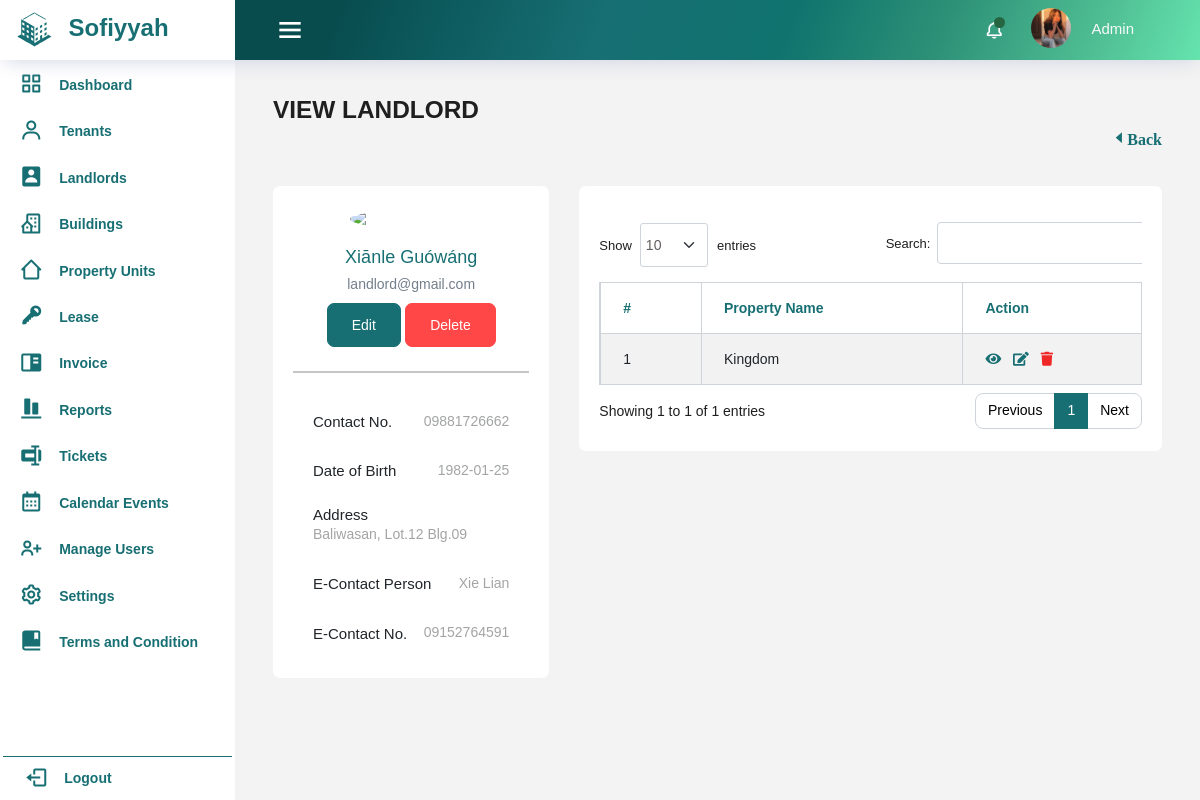
Page /landlord/view_landlord.php?id=1 (signed in) on the committed database.
### tables this page shows
CREATE TABLE IF NOT EXISTS `landlord` (
  `id` int(11) NOT NULL AUTO_INCREMENT,
  `first_name` varchar(50) NOT NULL,
  `middle_name` varchar(50) DEFAULT NULL,
  `last_name` varchar(50) NOT NULL,
  `date_of_birth` date NOT NULL,
  `email` varchar(100) NOT NULL,
  `contact_no` varchar(20) NOT NULL,
  `address` varchar(200) NOT NULL,
  `region` varchar(100) NOT NULL,
  `provinces` varchar(100) NOT NULL,
  `city` varchar(100) NOT NULL,
  `identification_document` varchar(100) NOT NULL,
  `emergency_contact_person` varchar(100) NOT NULL,
  `emergency_contact_number` varchar(20) NOT NULL,
  PRIMARY KEY (`id`)
);

CREATE TABLE IF NOT EXISTS `properties` (
  `id` int(11) NOT NULL AUTO_INCREMENT,
  `property_name` varchar(100) NOT NULL,
  `property_description` text NOT NULL,
  `num_of_floors` int(50) NOT NULL,
  `landlord_id` int(11) NOT NULL,
  `region` varchar(100) NOT NULL,
  `provinces` varchar(100) NOT NULL,
  `city` varchar(100) NOT NULL,
  `barangay` varchar(100) NOT NULL,
  `street` varchar(100) NOT NULL,
  `features_description` text NOT NULL,
  `features` longtext NOT NULL CHECK (json_valid(`features`)),
  `image_path` varchar(255) NOT NULL,
  `floor_plan` varchar(255) NOT NULL,
  PRIMARY KEY (`id`),
  KEY `landlord_id` (`landlord_id`)
);

### landlord/view_landlord.php (the view, shortened to what this page needs)
<?php
require_once '../includes/dbconfig.php';
      $landlord_id = $_GET['id'];
      $sql = "SELECT * FROM landlord WHERE id = $landlord_id";
      $result = mysqli_query($conn, $sql);
      $row = mysqli_fetch_assoc($result);
      $sql = "SELECT * FROM properties WHERE landlord_id = $landlord_id";
      $result = mysqli_query($conn, $sql);
    require_once '../includes/header.php';
?>
<body>
<div class="container-scroller">
  <?php
    require_once '../includes/navbar.php';
  ?>
  <div class="container-fluid page-body-wrapper">
    <?php
        require_once '../includes/sidebar.php';
      ?>
    <div class="main-panel">
      <div class="content-wrapper">
        <div class="row">
          <div class="col-12 col-xl-8 mb-4 mb-xl-0">
            <h3 class="font-weight-bolder">VIEW LANDLORD</h3>
          </div>
        </div>
        <div class="row">
        <div class="add-page-container">
              <div class="col-md-2 d-flex justify-align-between float-right ">
                <a href="landlords.php" class='bx bx-caret-left'>Back</a>
              </div>
            </div>
             </div>
			<div class="row">
				<div class="col-lg-4">
					<div class="card mt-4">
						<div class="card-body">
							<div class="d-flex flex-column align-items-center text-center">
								<img src="../img/userprofile/grayavatar.png" alt="Admin" class="rounded-circle p-1" width="130">
								<div class="mt-3">
								<h4 class="white-text" ><?php echo $row['first_name'] . " " . $row['last_name']; ?></h4>
									<p class="text-muted font-size-sm"><?php echo $row['email']; ?></p>
									<button class="btn btn-primary">Edit</button>
									<button class="btn btn-danger">Delete</button>
								</div>
							</div>
							<hr class="my-4">
							<ul class="list-group list-group-flush">
								<li class="list-group-item d-flex justify-content-between align-items-center flex-wrap">
									<h6 class="mb-0">Contact No.</h6>
									<span class="text-secondary"><?php echo $row['contact_no']; ?></span>
								</li>
								<li class="list-group-item d-flex justify-content-between align-items-center flex-wrap">
									<h6 class="mb-0">Date of Birth</h6>
									<span class="text-secondary"><?php echo $row['date_of_birth']; ?></span>
								</li>
								<li class="list-group-item d-flex justify-content-between align-items-center flex-wrap">
									<h6 class="mb-0">Address</h6>
									<span class="text-secondary"><?php echo $row['address']; ?></span>
								</li>
								<li class="list-group-item d-flex justify-content-between align-items-center flex-wrap">
									<h6 class="mb-0">E-Contact Person</h6>
									<span class="text-secondary"><?php echo $row['emergency_contact_person']; ?></span>
								</li>
								<li class="list-group-item d-flex justify-content-between align-items-center flex-wrap">
									<h6 class="mb-0">E-Contact No.</h6>
									<span class="text-secondary"><?php echo $row['emergency_contact_number']; ?></span>
								</li>
							</ul>
						</div>
					</div>
				</div>
				<div class="col-lg-8">
					<div class="card mt-4">
						<div class="card-body">
            <div class="table-responsive pt-3">
                  <table id="example" class="table table-striped table-bordered dt-responsive nowrap" style="width:100%">
        <thead>
            <tr>
                     <th>#</th>
                     <th>Property Name</th>
                     <?php
                            if($_SESSION['user_type'] == 'admin'){
                        ?>
                        <th>Action</th>
                        <?php
                            }
                        ?>
            </tr>
        </thead>
        <tbody>
        <?php
              $count = 1;
              while($properties = mysqli_fetch_assoc($result)){
                echo "<tr>";
                echo "<td>".$count."</td>";
                echo "<td>".$properties['property_name']."</td>";
                if($_SESSION['user_type'] == 'admin'){
                  echo "<td>
                  <div class='action'>
                  <a class='me-2 green' href='view_landlord.php?id=".$properties['id']."'><i class='fas fa-eye'></i></a>
                  <a class='me-2 green' href='edit_landlord.php?id=".$properties['id']."'><i class='fas fa-edit'></i></a>
                  <a class='green action-delete' href='delete_landlord.php?id=".$properties['id']."'><i class='fas fa-trash'></i></a>
                  </div>
                  </td>";
                }
                echo "</tr>";
                $count++;
              }
            ?>
        </tbody>
    </table>
</div>
					</div>
				</div>
			</div>
		</div>
	</div>

### css/custom.css (style rules this page uses)
:root { --fs-7: 13.4px; --fs-8: 9.2px; --fw-300: 300; --fw-500: 500; --fw-600: 600; --fw-700: 700; }
img { vertical-align: middle; border-style: none; border-radius: 20px; object-fit: cover; }
.mb-4 { font-weight: bold; }
.white-text { color: #176f73; }
.bx.bx-caret-left { color: #176f73; font-size: 1rem; margin-left: auto; font-weight: bold; }
*, *::before, *::after { box-sizing: border-box; }
.add-page-container { margin-bottom: 1rem; }
.card { position: relative; display: flex; flex-direction: column; min-width: 0; word-wrap: break-word; background-color: #fff; background-clip: border-box; border: 1px solid rgba(0,0,0,.125); border-radius: 1rem; }
table.table-bordered.dataTable thead tr:first-child th, table.table-bordered.dataTable thead tr:first-child td { border-top-width: 1px; color: #176f73; font-weight: bolder; }
.action .me-2.green i { color: #176f73; }
.action .green i { color: rgb(240, 39, 39); }
.text-center { text-align: center !important; color:#fff; }
.row>* { padding-left: calc(var(--bs-gutter-x) * .0); padding-right: calc(var(--bs-gutter-x) * .0); }
:root { --fc-small-font-size: .85em!important; --fc-page-bg-color: #fff!important; --fc-neutral-bg-color: hsla(0,0%,82%,.3)!important; --fc-neutral-text-color: grey!important; --fc-border-color: #ddd!important; --fc-button-text-color: #fff!important; --fc-button-bg-color: #2c3e50!important; --fc-button-border-color: #879baf6b!important; --fc-button-hover-bg-color: #2d6465!important; --fc-button-hover-border-color: #2d6465!important; --fc-button-active-bg-color: #115845e8!important; --fc-button-active-border-color: #115845e8!important; --fc-event-bg-color: #c3d837!important; --fc-event-border-color: #c3d837!important; --fc-event-text-color: #01105d!important; --fc-event-selected-overlay-color: rgba(0, 0, 0, 0.4)!important; --fc-more-link-bg-color: #d0d0d0!important; --fc-more-link-text-color: inherit!important; --fc-event-resizer-thickness: 8px!important; --fc-event-resizer-dot-total-width: 8px!important; --fc-event-resizer-dot-border-width: 1px!important; --fc-non-business-color: hsla(0,0%,84%,.3)!important; --fc-bg-event-color: #8be347!important; --fc-bg-event-opacity: 0.3!important; --fc-highlight-color: rgba(168, 232, 245, 0.3)!important; --fc-today-bg-color: rgb(46 112 179 / 10%)!important; --fc-now-indicator-color: red; }

### css/login.css (style rules this page uses)
hr:not([size]) { height: 0.5px; }
.green { color: white; font-weight: 500; }

### rows in the picture
landlord: first_name "Xiānle", last_name "Guówáng", email "landlord@gmail.com", contact_no "09881726662", date_of_birth "1982-01-25", address "Baliwasan, Lot.12 Blg.09", emergency_contact_person "Xie Lian", emergency_contact_number "09152764591"
properties: property_name "Kingdom"

### other values in the picture
$_SESSION['username'] "Admin"
